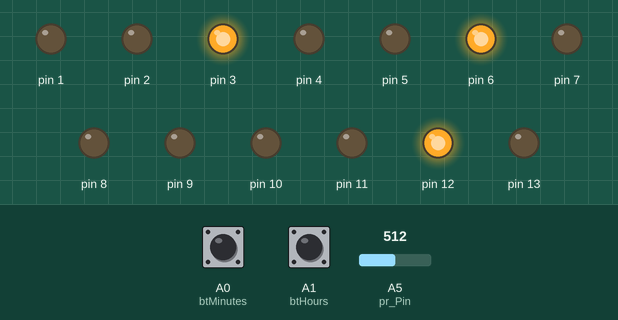
Bench run of a sketch on a simulated Arduino Uno, built with avr-gcc and run on an emulated ATmega328P. On the bench: output pins drawn as LEDs (lit = HIGH). Inputs (shaded band) come from the test bench; at power-on: A0 (btMinutes) HIGH, A1 (btHours) HIGH, A5 (pr_Pin) = 512. The local clock reads 2024-03-15 10:24:30 at power-on unless the sketch sets it.

Above: at 1.2 s.
1.3 s: A0 (btMinutes) pulled LOW for 0.15 s
At 2.2 s:
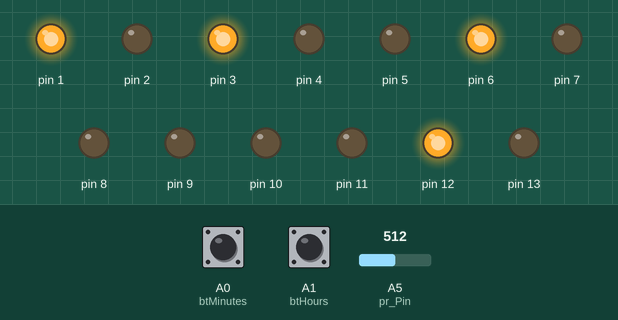
2.9 s: A1 (btHours) pulled LOW for 0.15 s
At 3.4 s:
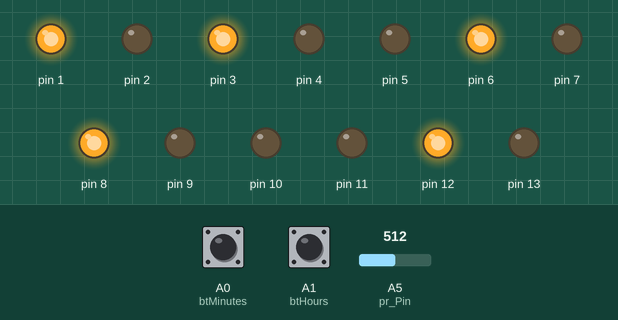
4.5 s: A0 (btMinutes) pulled LOW for 1 s
At 5.8 s:
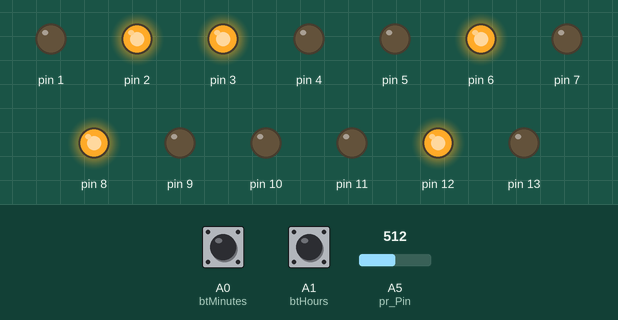
7.0 s: A1 (btHours) pulled LOW for 1 s
At 7.6 s:
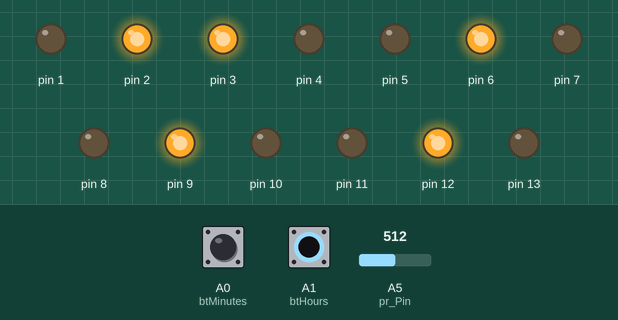
9.5 s: A0 (btMinutes) pulled LOW for 0.15 s
At 9.9 s:
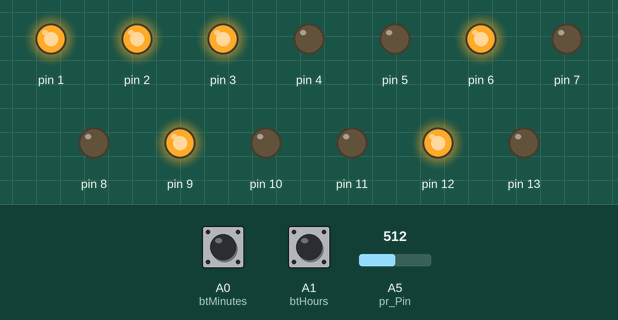
11.1 s: A1 (btHours) pulled LOW for 0.15 s
At 12.3 s:
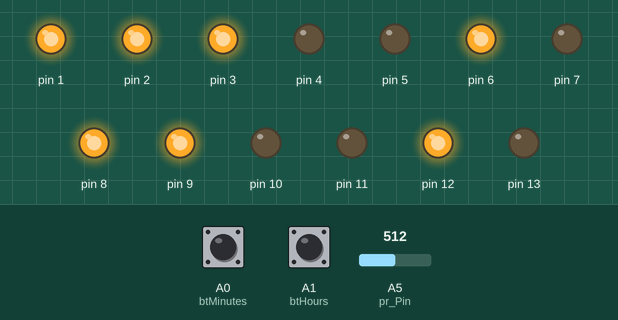
Timing chart, 0 to 13.7 s (numbered marks = the images above; inputs shaded):
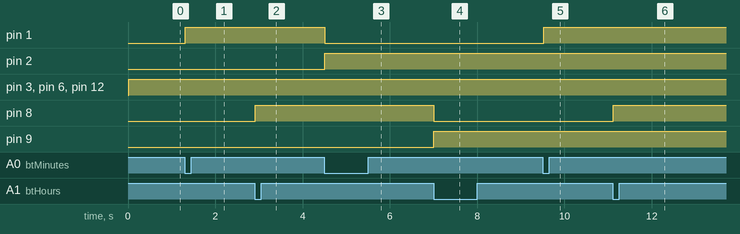

Measured:
- after the input at 1.3 s, pin 1: LOW → HIGH at once
- after the input at 2.9 s, pin 8: LOW → HIGH at once
- after the input at 4.5 s, pin 1: HIGH → LOW at once; pin 2: LOW → HIGH at once
- after the input at 7.0 s, pin 8: HIGH → LOW at once; pin 9: LOW → HIGH at once
- after the input at 9.5 s, pin 1: LOW → HIGH at once
- after the input at 11.1 s, pin 8: LOW → HIGH at once

The sketch:

Binary_clock.ino
```cpp
// (licence header left out)
#include <JC_Button.h>
#include "SoftPWM.h"

#define RTC_MODULE
// Uncomment if you have the RTC module.

#ifdef RTC_MODULE
  #include <ThreeWire.h>
  #include <RtcDS1302.h>
  ThreeWire myWire(A3,A2,A4); // DAT/IO, SCLK, RST/CE
  RtcDS1302<ThreeWire> Rtc(myWire);
  RtcDateTime now;
#endif

Button btMinutes(A0);  // Minutes button pin
Button btHours(A1);    // Hours button pin
const byte pr_Pin=A5;
const int pr_Limit=1000;
const uint8_t DAY=255; // Brightness for the day mode.
const uint8_t NIGHT=10; // Brightness for the night mode.
const uint8_t DARK=0; // Brightness for OFF LED - you can use very low brightness for off LEDs.

uint8_t brightness=DAY;
boolean newSecond=true;
uint8_t second=0, minute=53, hour=15; //start the time on 00:00:00
int munit,hunit,valm=0,valh=0,ledstats,i;
boolean error=false;  // Just for debuging - set true insight code you want.

void setup() {
  SoftPWMBegin();
  //set outputs
  for(int k=1;k<=13;k++) {
    SoftPWMSet(k,0);
  }
  //set inputs
  pinMode(A5, INPUT);
  btMinutes.begin();
  btHours.begin();

#ifdef RTC_MODULE
  Rtc.Begin();
  //RTC.writeEN(true);
  RtcDateTime compiled = RtcDateTime(__DATE__, __TIME__);
  if (!Rtc.IsDateTimeValid()) {
    // Common Causes: 1) first time you ran and the device wasn't running yet 2) the battery on the device is low or even missing
    Rtc.SetDateTime(compiled);
    RtcDateTime now = Rtc.GetDateTime();
  }
  if (Rtc.GetIsWriteProtected())
  {
    Rtc.SetIsWriteProtected(false);
  }
  if (!Rtc.GetIsRunning())
  {
      Rtc.SetIsRunning(true);
  }
  if (!Rtc.GetIsRunning()) error = true;
#endif
}

void loop() {

  static unsigned long lastTick = 0; // set up a local variable to hold the last time we moved forward one second
// (static variables are initialized once and keep their values between function calls)
// move forward one second every 1000 milliseconds

  btMinutes.read();
  btHours.read();

  #ifdef RTC_MODULE
  //  **** RTC installed *****
    now = Rtc.GetDateTime();
    if (now.Second() != second) newSecond=true;
    second=now.Second();
    minute=now.Minute();
    hour=now.Hour();
  //  **** RTC installed *****
  #endif

  #ifndef RTC_MODULE
  //   **** Without RTC   *****
  if (millis() - lastTick >= 1000) {
    lastTick = millis();
    second++;
    newSecond=true;
  }

  // move forward one minute every 60 seconds
  if (second >= 60) {
    minute++;
    second = 0; // reset seconds to zero
  }

  // move forward one hour every 60 minutes
  if (minute >=60) {
    hour++;
    minute = 0; // reset minutes to zero
  }

  if (hour >=24) {
    hour  = 0;
    minute  = 0; // reset minutes to zero
  }
  //   **** Without RTC   *****
  #endif

  munit = minute%10; //sets the variable munit and hunit for the unit digits
  hunit = hour%10;

  if (newSecond) {
    if (analogRead(pr_Pin) > pr_Limit) brightness=NIGHT; else brightness=DAY;

    //minutes units
    if(munit == 1 || munit == 3 || munit == 5 || munit == 7 || munit == 9) {  SoftPWMSet(1, brightness);} else {  SoftPWMSet(1,DARK);}
    if(munit == 2 || munit == 3 || munit == 6 || munit == 7) {SoftPWMSet(2, brightness);} else {SoftPWMSet(2,DARK);}
    if(munit == 4 || munit == 5 || munit == 6 || munit == 7) {SoftPWMSet(3, brightness);} else {SoftPWMSet(3,DARK);}
    if(munit == 8 || munit == 9) {SoftPWMSet(4, brightness);} else {SoftPWMSet(4,DARK);}
    //minutes
    if((minute >= 10 && minute < 20) || (minute >= 30 && minute < 40) || (minute >= 50 && minute < 60))  {SoftPWMSet(5, brightness);} else {SoftPWMSet(5,DARK);}
    if(minute >= 20 && minute < 40)  {SoftPWMSet(6, brightness);} else {SoftPWMSet(6,DARK);}
    if(minute >= 40 && minute < 60) {SoftPWMSet(7, brightness);} else {SoftPWMSet(7,DARK);}
    //hour units
    if(hunit == 1 || hunit == 3 || hunit == 5 || hunit == 7 || hunit == 9) {SoftPWMSet(8, brightness);} else {SoftPWMSet(8,DARK);}
    if(hunit == 2 || hunit == 3 || hunit == 6 || hunit == 7) {SoftPWMSet(9, brightness);} else {SoftPWMSet(9,DARK);}
    if(hunit == 4 || hunit == 5 || hunit == 6 || hunit == 7) {SoftPWMSet(10, brightness);} else {SoftPWMSet(10,DARK);}
    if(hunit == 8 || hunit == 9) {SoftPWMSet(11, brightness);} else {SoftPWMSet(11,DARK);}
    //hour
    if(hour >= 10 && hour < 20)  {SoftPWMSet(12, brightness);} else {SoftPWMSet(12,DARK);}
    if(hour >= 20 && hour < 24)  {SoftPWMSet(13, brightness);} else {SoftPWMSet(13,DARK);}
    newSecond=false;
    }

    if (error) SoftPWMSet(13, 255); //Example for using error state.

  if (btMinutes.wasPressed()) {
    minute++; if (minute >=60) minute=0;
    second = 0;
    #ifdef RTC_MODULE
    char userTime[8];
    userTime[0] = hour / 10 + '0';
    userTime[1] = hour % 10 + '0';
    userTime[2] = ':';
    userTime[3] = minute / 10 + '0';
    userTime[4] = minute % 10 + '0';
    userTime[5] = ':';
    userTime[6] = '0';
    userTime[7] = '0';
    RtcDateTime manual = RtcDateTime(__DATE__, userTime);
    Rtc.SetDateTime(manual);
    #endif
    newSecond=true;
    }

  if (btHours.wasPressed()) {
    hour++; if (hour >=24) hour=0;
    second = 0;
    #ifdef RTC_MODULE
    char userTime[8];
    userTime[0] = hour / 10 + '0';
    userTime[1] = hour % 10 + '0';
    userTime[2] = ':';
    userTime[3] = minute / 10 + '0';
    userTime[4] = minute % 10 + '0';
    userTime[5] = ':';
    userTime[6] = '0';
    userTime[7] = '0';
    RtcDateTime manual = RtcDateTime(__DATE__, userTime);
    Rtc.SetDateTime(manual);
    #endif
    newSecond=true;
   }
}
```
